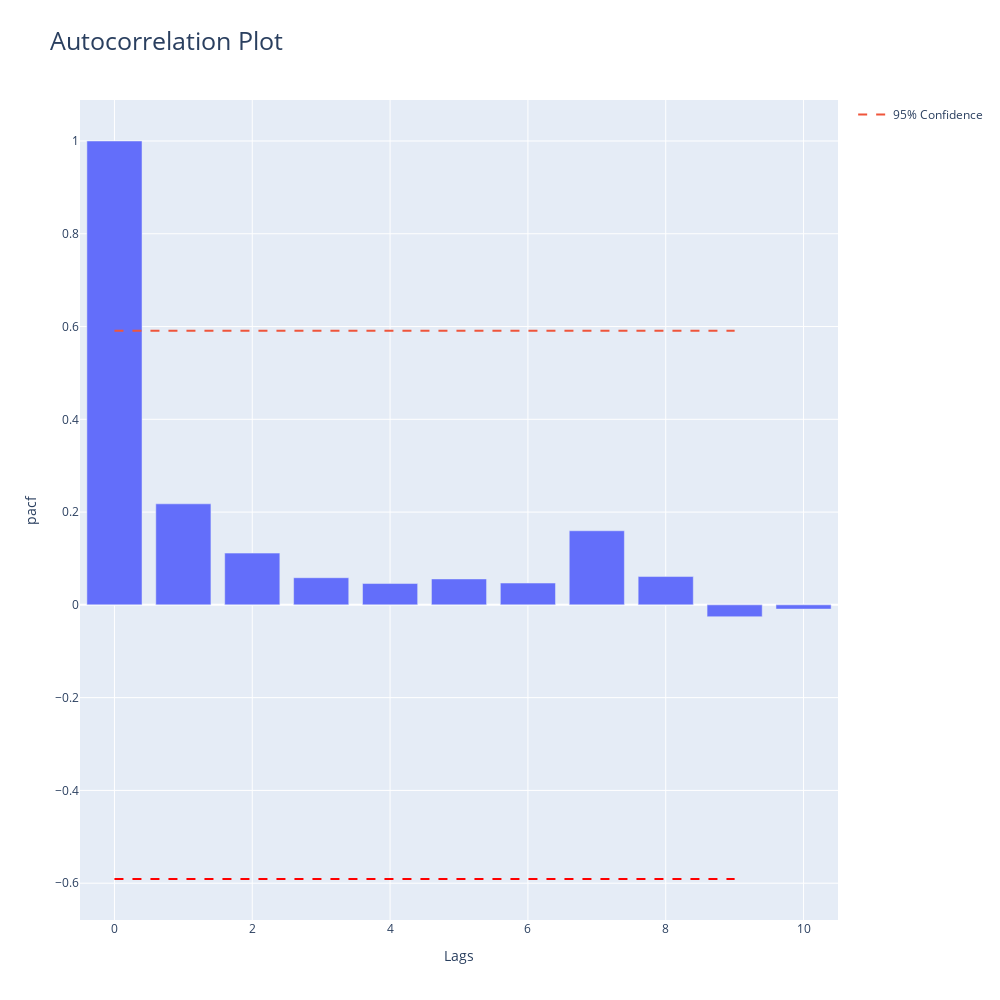

Notebook code cell kept with this figure:
### Markdown cell above
## Plot PACF

### Code cell
plot_autocorrelation(df, col="Births", plot_type="pacf", n_lags=10, viz_backend="plotly")

### Figure 1 — Plotly figure (JSON) as saved in the notebook; plotly's stock layout.template omitted (floating-point values rounded to 4 significant figures)
{"data": [{"showlegend": false, "type": "bar", "y": [1, 0.2178, 0.1116, 0.05853, 0.04598, 0.05587, 0.04702, 0.1597, 0.06104, -0.02551, -0.009049]}, {"line": {"dash": "dash"}, "mode": "lines", "name": "95% Confidence", "type": "scatter", "x": [0, 1, 2, 3, 4, 5, 6, 7, 8, 9], "y": [0.591, 0.591, 0.591, 0.591, 0.591, 0.591, 0.591, 0.591, 0.591, 0.591]}, {"line": {"color": "red", "dash": "dash"}, "mode": "lines", "showlegend": false, "type": "scatter", "x": [0, 1, 2, 3, 4, 5, 6, 7, 8, 9], "y": [-0.591, -0.591, -0.591, -0.591, -0.591, -0.591, -0.591, -0.591, -0.591, -0.591]}], "layout": {"height": 1000, "title": {"font": {"size": 25}, "text": "Autocorrelation Plot"}, "width": 1000, "xaxis": {"showgrid": true, "ticks": "", "title": {"text": "Lags"}}, "yaxis": {"automargin": true, "showgrid": true, "ticks": "", "title": {"text": "pacf"}}}}
